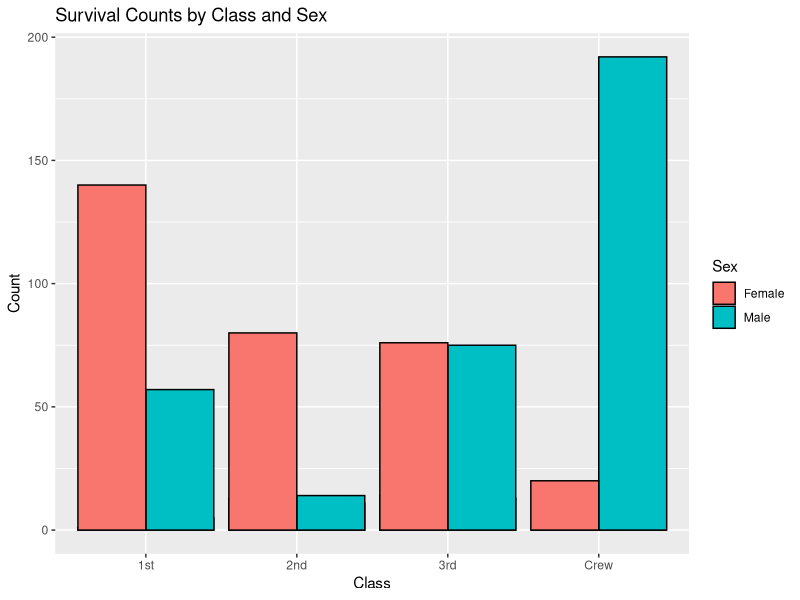
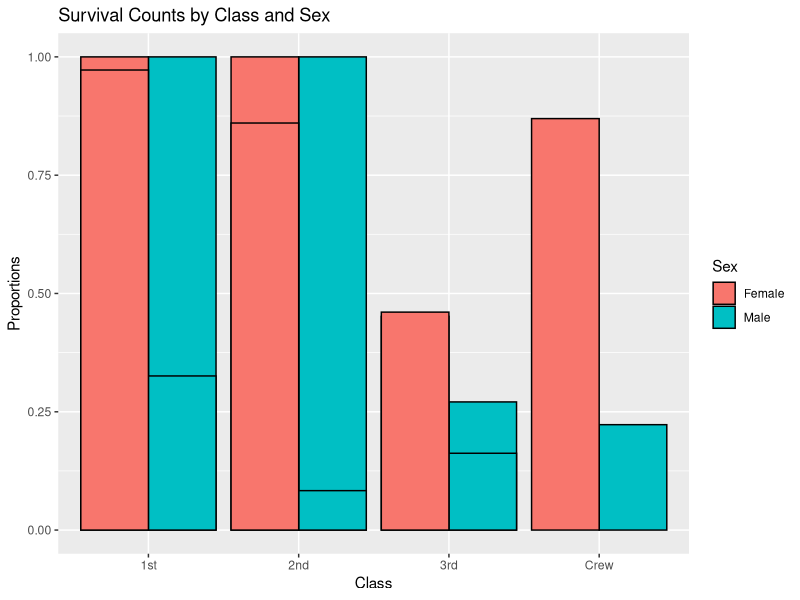
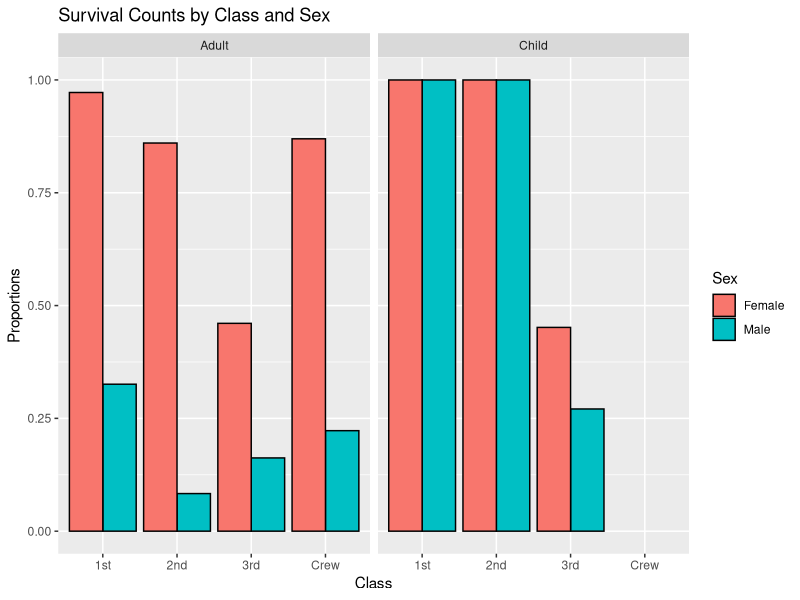

Recreate these plots in R, in order.
## ---- chunk 1
library(tidyverse)

df_titanic <- as_tibble(Titanic)
## ---- chunk 2
## TASK: Perform a `glimpse` of df_titanic
glimpse(df_titanic)
## ---- chunk 3
## NOTE: No need to edit! We'll cover how to
## do this calculation in a later exercise.
df_titanic %>% summarize(total = sum(n))
## ---- chunk 4
## TASK: Visualize counts against `Class` and `Sex`
df_titanic %>% 
  filter(Survived == "Yes") %>% 

ggplot(aes(x = Class, y=n, fill = Sex)) +
  geom_col(position = "dodge", color = "black") +
  labs(title = "Survival Counts by Class and Sex",
       x = "Class",
       y = "Count",
       fill = "Sex")
## ---- chunk 5
## NOTE: No need to edit! We'll cover how to
## do this calculation in a later exercise.
df_prop <-
  df_titanic %>%
  group_by(Class, Sex, Age) %>%
  mutate(
    Total = sum(n),
    Prop = n / Total
  ) %>%
  ungroup()
df_prop
## ---- chunk 6
df_prop %>% 
  filter(Survived == "Yes") %>% 

ggplot(aes(x = Class, y=Prop, fill = Sex)) +
  geom_col(position = "dodge", color = "black") +
  labs(title = "Survival Counts by Class and Sex",
       x = "Class",
       y = "Proportions",
       fill = "Sex")
## ---- chunk 7
df_prop %>% 
  filter(Survived == "Yes") %>% 

ggplot(aes(x = Class, y=Prop, fill = Sex)) +
  geom_col(position = "dodge", color = "black") +
  facet_grid(~ Age) +
  labs(title = "Survival Counts by Class and Sex",
       x = "Class",
       y = "Proportions",
       fill = "Sex")

